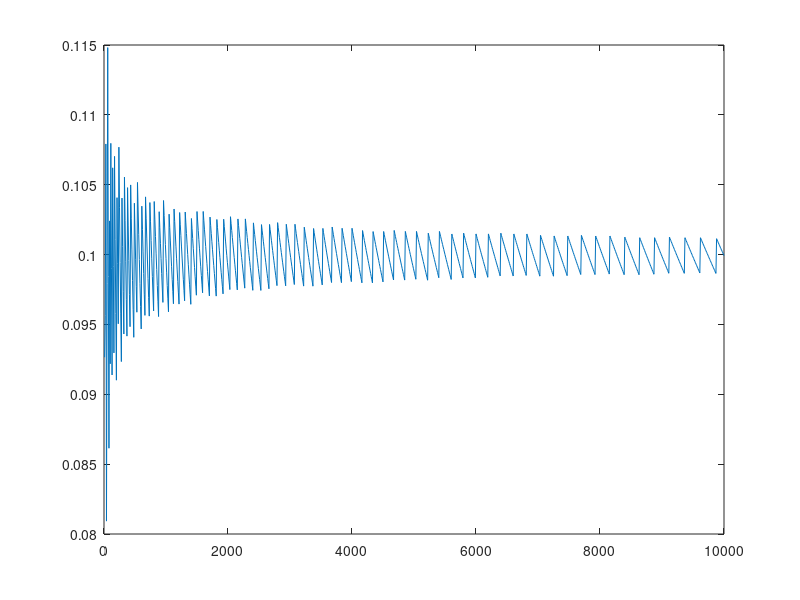

Reproduce this figure in MATLAB.

sta_coef = 0.775;

nt = 1000;
krs = zeros(1,nt);
errs = zeros(1,nt);
for n = 1:nt
    kr = 10*n;
    krs(n) = kr;
    L = floor(sta_coef*sqrt(kr));
    idx = -L:L;
    Cl = (1i).^idx.*besselh(idx,1,kr);
    Cl = sqrt(1i*pi*kr/2)*exp(-1i*kr)*Cl;
    err = sum(abs(Cl-1))/(2*L+1);
    errs(n) = err;
end

plot(krs,errs)